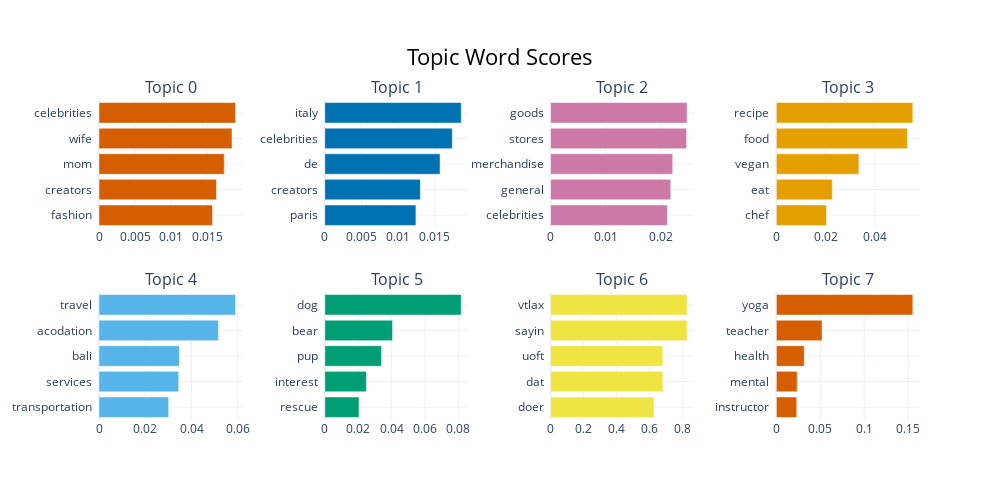

This figure's notebook cell:
### Code cell
topic_model.visualize_barchart()

### Figure 1 — Plotly figure (JSON) as saved in the notebook; plotly's stock layout.template omitted (floating-point values rounded to 4 significant figures)
{"data": [{"marker": {"color": "#D55E00"}, "orientation": "h", "x": [0.01574, 0.0163, 0.01737, 0.01844, 0.01893], "y": ["fashion  ", "creators  ", "mom  ", "wife  ", "celebrities  "], "type": "bar", "xaxis": "x", "yaxis": "y"}, {"marker": {"color": "#0072B2"}, "orientation": "h", "x": [0.01241, 0.01301, 0.0157, 0.01736, 0.01859], "y": ["paris  ", "creators  ", "de  ", "celebrities  ", "italy  "], "type": "bar", "xaxis": "x2", "yaxis": "y2"}, {"marker": {"color": "#CC79A7"}, "orientation": "h", "x": [0.02112, 0.02172, 0.02208, 0.02458, 0.02467], "y": ["celebrities  ", "general  ", "merchandise  ", "stores  ", "goods  "], "type": "bar", "xaxis": "x3", "yaxis": "y3"}, {"marker": {"color": "#E69F00"}, "orientation": "h", "x": [0.02034, 0.02266, 0.03344, 0.05307, 0.0553], "y": ["chef  ", "eat  ", "vegan  ", "food  ", "recipe  "], "type": "bar", "xaxis": "x4", "yaxis": "y4"}, {"marker": {"color": "#56B4E9"}, "orientation": "h", "x": [0.03012, 0.03448, 0.03475, 0.05163, 0.05901], "y": ["transportation  ", "services  ", "bali  ", "acodation  ", "travel  "], "type": "bar", "xaxis": "x5", "yaxis": "y5"}, {"marker": {"color": "#009E73"}, "orientation": "h", "x": [0.02049, 0.02495, 0.03402, 0.04059, 0.08174], "y": ["rescue  ", "interest  ", "pup  ", "bear  ", "dog  "], "type": "bar", "xaxis": "x6", "yaxis": "y6"}, {"marker": {"color": "#F0E442"}, "orientation": "h", "x": [0.6249, 0.6782, 0.6782, 0.8245, 0.8245], "y": ["doer  ", "dat  ", "uoft  ", "sayin  ", "vtlax  "], "type": "bar", "xaxis": "x7", "yaxis": "y7"}, {"marker": {"color": "#D55E00"}, "orientation": "h", "x": [0.02323, 0.02366, 0.0317, 0.05199, 0.1551], "y": ["instructor  ", "mental  ", "health  ", "teacher  ", "yoga  "], "type": "bar", "xaxis": "x8", "yaxis": "y8"}], "layout": {"xaxis": {"anchor": "y", "domain": [0.0, 0.175], "showgrid": true}, "yaxis": {"anchor": "x", "domain": [0.6, 1.0], "showgrid": true}, "xaxis2": {"anchor": "y2", "domain": [0.275, 0.45], "showgrid": true}, "yaxis2": {"anchor": "x2", "domain": [0.6, 1.0], "showgrid": true}, "xaxis3": {"anchor": "y3", "domain": [0.55, 0.725], "showgrid": true}, "yaxis3": {"anchor": "x3", "domain": [0.6, 1.0], "showgrid": true}, "xaxis4": {"anchor": "y4", "domain": [0.825, 1.0], "showgrid": true}, "yaxis4": {"anchor": "x4", "domain": [0.6, 1.0], "showgrid": true}, "xaxis5": {"anchor": "y5", "domain": [0.0, 0.175], "showgrid": true}, "yaxis5": {"anchor": "x5", "domain": [0.0, 0.4], "showgrid": true}, "xaxis6": {"anchor": "y6", "domain": [0.275, 0.45], "showgrid": true}, "yaxis6": {"anchor": "x6", "domain": [0.0, 0.4], "showgrid": true}, "xaxis7": {"anchor": "y7", "domain": [0.55, 0.725], "showgrid": true}, "yaxis7": {"anchor": "x7", "domain": [0.0, 0.4], "showgrid": true}, "xaxis8": {"anchor": "y8", "domain": [0.825, 1.0], "showgrid": true}, "yaxis8": {"anchor": "x8", "domain": [0.0, 0.4], "showgrid": true}, "annotations": [{"font": {"size": 16}, "showarrow": false, "text": "Topic 0", "x": 0.0875, "xanchor": "center", "xref": "paper", "y": 1.0, "yanchor": "bottom", "yref": "paper"}, {"font": {"size": 16}, "showarrow": false, "text": "Topic 1", "x": 0.3625, "xanchor": "center", "xref": "paper", "y": 1.0, "yanchor": "bottom", "yref": "paper"}, {"font": {"size": 16}, "showarrow": false, "text": "Topic 2", "x": 0.6375, "xanchor": "center", "xref": "paper", "y": 1.0, "yanchor": "bottom", "yref": "paper"}, {"font": {"size": 16}, "showarrow": false, "text": "Topic 3", "x": 0.9125, "xanchor": "center", "xref": "paper", "y": 1.0, "yanchor": "bottom", "yref": "paper"}, {"font": {"size": 16}, "showarrow": false, "text": "Topic 4", "x": 0.0875, "xanchor": "center", "xref": "paper", "y": 0.4, "yanchor": "bottom", "yref": "paper"}, {"font": {"size": 16}, "showarrow": false, "text": "Topic 5", "x": 0.3625, "xanchor": "center", "xref": "paper", "y": 0.4, "yanchor": "bottom", "yref": "paper"}, {"font": {"size": 16}, "showarrow": false, "text": "Topic 6", "x": 0.6375, "xanchor": "center", "xref": "paper", "y": 0.4, "yanchor": "bottom", "yref": "paper"}, {"font": {"size": 16}, "showarrow": false, "text": "Topic 7", "x": 0.9125, "xanchor": "center", "xref": "paper", "y": 0.4, "yanchor": "bottom", "yref": "paper"}], "title": {"font": {"size": 22, "color": "Black"}, "text": "Topic Word Scores", "x": 0.5, "xanchor": "center", "yanchor": "top"}, "hoverlabel": {"font": {"size": 16, "family": "Rockwell"}, "bgcolor": "white"}, "showlegend": false, "width": 1000, "height": 500}}
